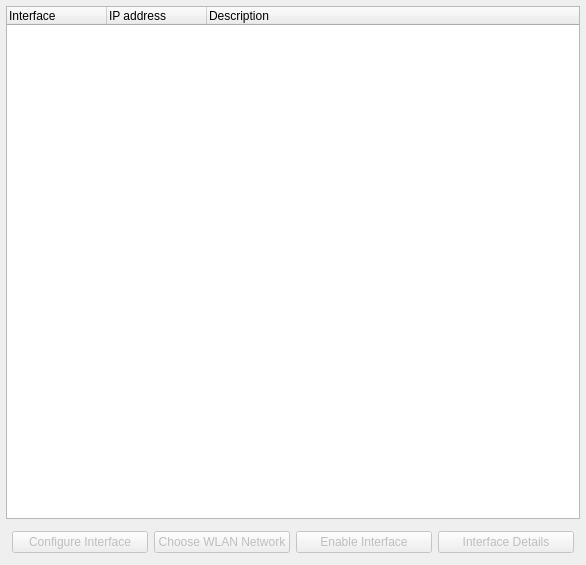
<ui version="4.0" >
 <class>NccGui</class>
 <widget class="QWidget" name="NccGui" >
  <property name="geometry" >
   <rect>
    <x>0</x>
    <y>0</y>
    <width>586</width>
    <height>565</height>
   </rect>
  </property>
  <property name="windowTitle" >
   <string>NetCardConfig</string>
  </property>
  <layout class="QGridLayout" name="gridLayout" >
   <item row="0" column="0" >
    <widget class="QTreeWidget" name="networkCardsTreeWidget" >
     <property name="tabKeyNavigation" >
      <bool>true</bool>
     </property>
     <property name="alternatingRowColors" >
      <bool>true</bool>
     </property>
     <property name="selectionBehavior" >
      <enum>QAbstractItemView::SelectRows</enum>
     </property>
     <property name="iconSize" >
      <size>
       <width>22</width>
       <height>22</height>
      </size>
     </property>
     <property name="autoExpandDelay" >
      <number>-1</number>
     </property>
     <property name="indentation" >
      <number>30</number>
     </property>
     <property name="rootIsDecorated" >
      <bool>false</bool>
     </property>
     <property name="sortingEnabled" >
      <bool>false</bool>
     </property>
     <property name="allColumnsShowFocus" >
      <bool>true</bool>
     </property>
     <property name="wordWrap" >
      <bool>false</bool>
     </property>
     <property name="headerHidden" >
      <bool>false</bool>
     </property>
     <property name="expandsOnDoubleClick" >
      <bool>false</bool>
     </property>
     <column>
      <property name="text" >
       <string>Interface</string>
      </property>
     </column>
     <column>
      <property name="text" >
       <string>IP address</string>
      </property>
     </column>
     <column>
      <property name="text" >
       <string>Description</string>
      </property>
     </column>
    </widget>
   </item>
   <item row="1" column="0" >
    <widget class="QWidget" native="1" name="widget" >
     <layout class="QGridLayout" name="gridLayout_2" >
      <item row="0" column="0" >
       <widget class="QPushButton" name="configPushButton" >
        <property name="enabled" >
         <bool>false</bool>
        </property>
        <property name="text" >
         <string>Configure Interface</string>
        </property>
       </widget>
      </item>
      <item row="0" column="2" >
       <widget class="QPushButton" name="statusPushButton" >
        <property name="enabled" >
         <bool>false</bool>
        </property>
        <property name="text" >
         <string>Enable Interface</string>
        </property>
       </widget>
      </item>
      <item row="0" column="3" >
       <widget class="QPushButton" name="infoPushButton" >
        <property name="enabled" >
         <bool>false</bool>
        </property>
        <property name="text" >
         <string>Interface Details</string>
        </property>
       </widget>
      </item>
      <item row="0" column="1" >
       <widget class="QPushButton" name="wlanPushButton" >
        <property name="enabled" >
         <bool>false</bool>
        </property>
        <property name="text" >
         <string>Choose WLAN Network</string>
        </property>
       </widget>
      </item>
     </layout>
    </widget>
   </item>
  </layout>
 </widget>
 <layoutdefault spacing="6" margin="6" />
 <resources/>
 <connections>
  <connection>
   <sender>statusPushButton</sender>
   <signal>clicked()</signal>
   <receiver>NccGui</receiver>
   <slot>toggleCardStatus()</slot>
   <hints>
    <hint type="sourcelabel" >
     <x>292</x>
     <y>533</y>
    </hint>
    <hint type="destinationlabel" >
     <x>292</x>
     <y>282</y>
    </hint>
   </hints>
  </connection>
  <connection>
   <sender>infoPushButton</sender>
   <signal>clicked()</signal>
   <receiver>NccGui</receiver>
   <slot>cardInfo()</slot>
   <hints>
    <hint type="sourcelabel" >
     <x>479</x>
     <y>533</y>
    </hint>
    <hint type="destinationlabel" >
     <x>292</x>
     <y>282</y>
    </hint>
   </hints>
  </connection>
  <connection>
   <sender>networkCardsTreeWidget</sender>
   <signal>itemClicked(QTreeWidgetItem*,int)</signal>
   <receiver>NccGui</receiver>
   <slot>cardSelected()</slot>
   <hints>
    <hint type="sourcelabel" >
     <x>292</x>
     <y>256</y>
    </hint>
    <hint type="destinationlabel" >
     <x>292</x>
     <y>282</y>
    </hint>
   </hints>
  </connection>
  <connection>
   <sender>configPushButton</sender>
   <signal>clicked()</signal>
   <receiver>NccGui</receiver>
   <slot>lanConfig()</slot>
   <hints>
    <hint type="sourcelabel" >
     <x>106</x>
     <y>533</y>
    </hint>
    <hint type="destinationlabel" >
     <x>292</x>
     <y>282</y>
    </hint>
   </hints>
  </connection>
  <connection>
   <sender>networkCardsTreeWidget</sender>
   <signal>itemDoubleClicked(QTreeWidgetItem*,int)</signal>
   <receiver>NccGui</receiver>
   <slot>lanConfig()</slot>
   <hints>
    <hint type="sourcelabel" >
     <x>292</x>
     <y>256</y>
    </hint>
    <hint type="destinationlabel" >
     <x>292</x>
     <y>282</y>
    </hint>
   </hints>
  </connection>
  <connection>
   <sender>wlanPushButton</sender>
   <signal>clicked()</signal>
   <receiver>NccGui</receiver>
   <slot>wlanConfig()</slot>
   <hints>
    <hint type="sourcelabel" >
     <x>222</x>
     <y>533</y>
    </hint>
    <hint type="destinationlabel" >
     <x>292</x>
     <y>282</y>
    </hint>
   </hints>
  </connection>
 </connections>
 <slots>
  <slot>toggleCardStatus()</slot>
  <slot>cardInfo()</slot>
  <slot>cardSelected()</slot>
  <slot>lanConfig()</slot>
  <slot>wlanConfig()</slot>
 </slots>
</ui>
